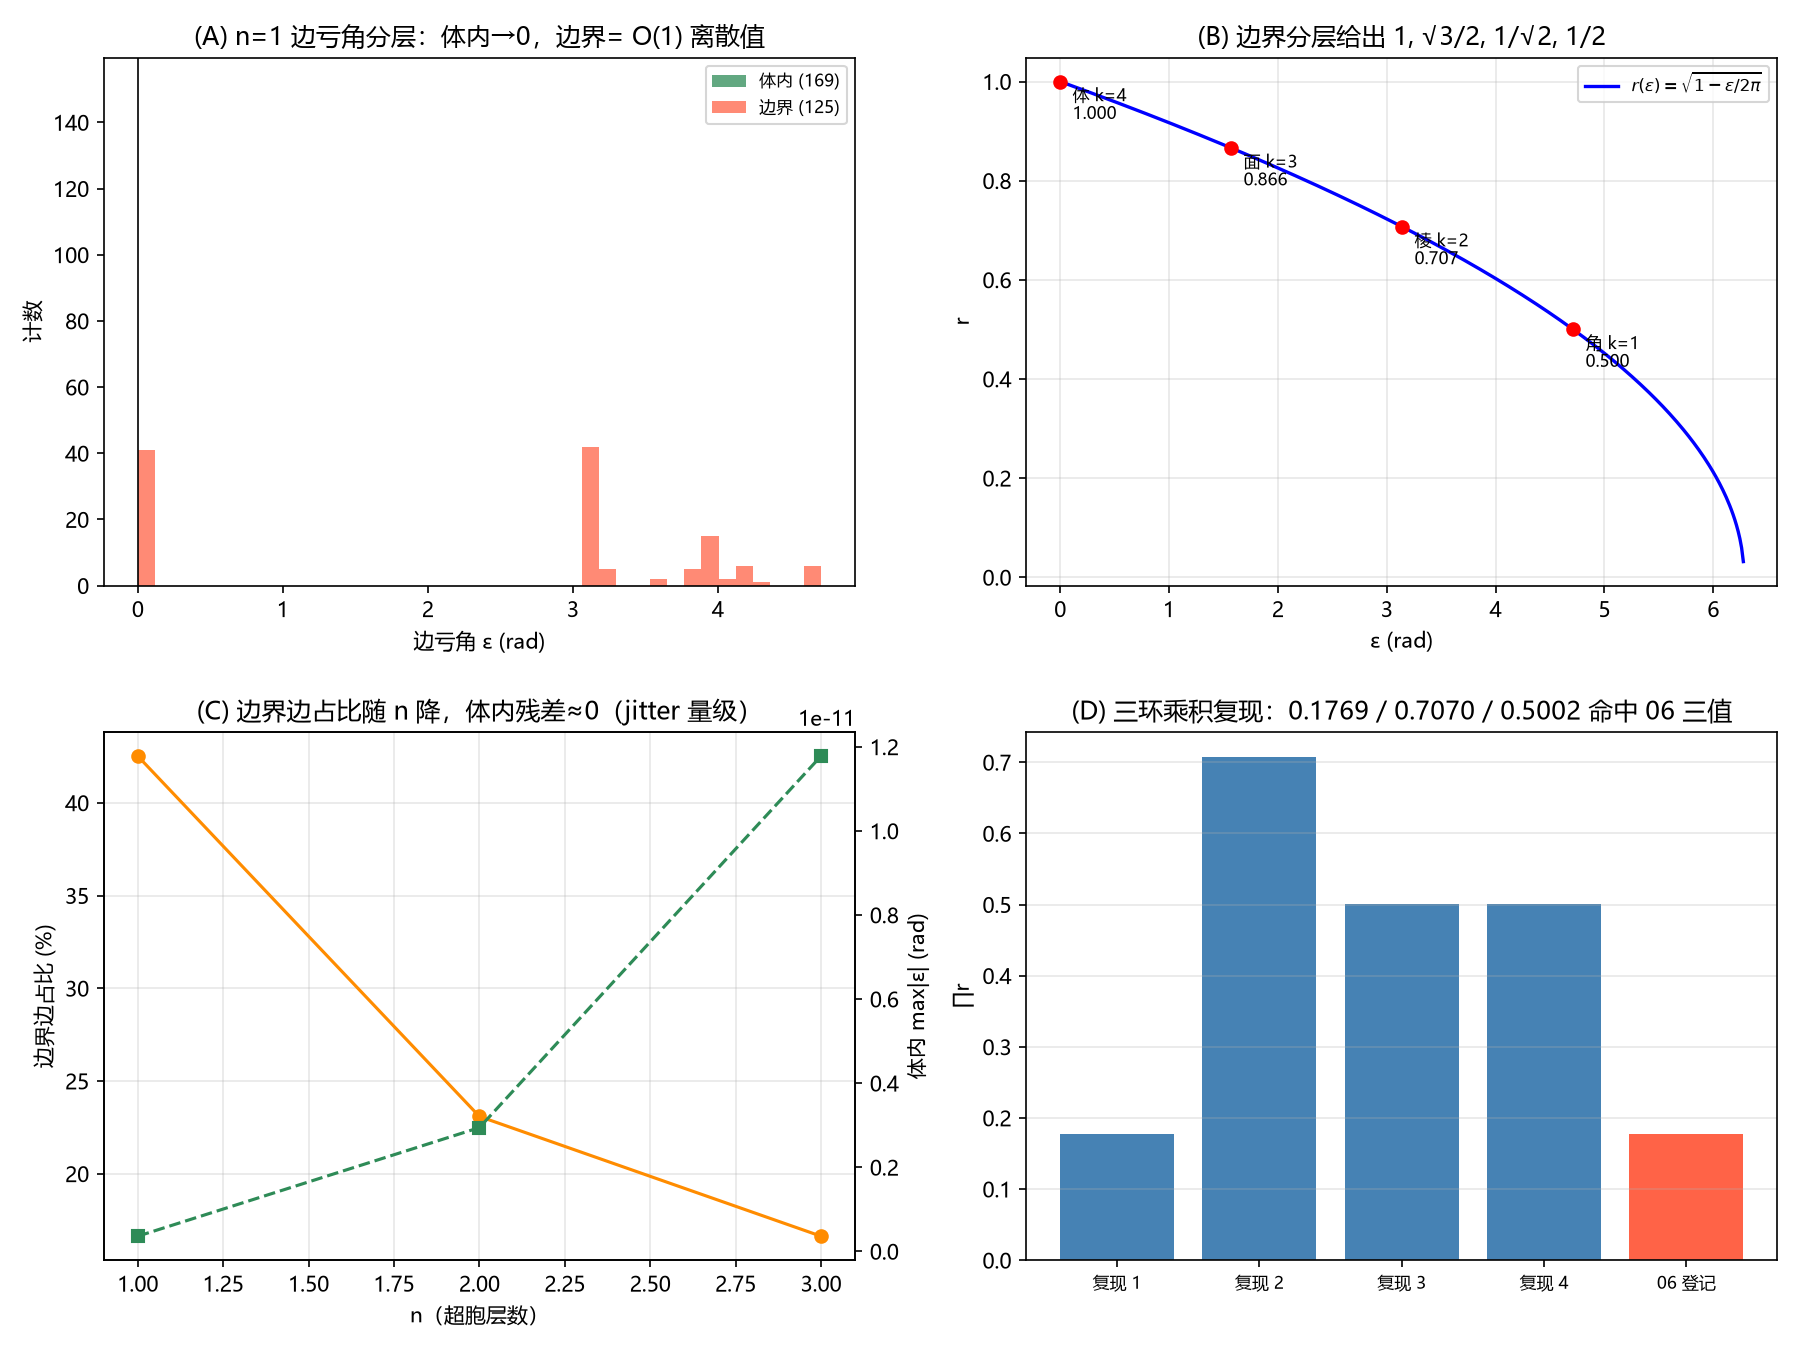

Write Python code to recreate this figure.
# -*- coding: utf-8 -*-
"""
环 8／`审-18`：06 三环乘积 0.177/0.707/0.500 的生成口径复现与分层判定
=====================================================================
目的：`审-18` 登记"r_ij 的几何赋值口径未定——(3.1) 正则三角化给 ∏r=1，
06 的 0.177/0.707/0.500 无链内来源"。本脚本**逐行复现** 06 的原始脚本
（`06 超导/cqm_analysis/ring_1d_flow.py` 及其 `lattice_regge_model.py`），
查明这三个数的真实生成口径，并判定它属结构层还是读数层。

判定思路（精确、非拟合）：
  BCC 的 Delaunay 菱形四面体，二面角只可能是 90°（三种边长组合下的同一值）。
  沿边 e 汇总 k_e 个四面体，若每个都是 90°，则
        Σθ_e = k_e · π/2 ,  ε_e = 2π − k_e π/2 = (4 − k_e) π/2 .
  平直体内 k_e = 4 ⇒ ε_e = 0；有限样品的凸包边界只被部分四面体共享：
        k=3（面）⇒ ε=π/2 ⇒ r=√(3/4)=0.8660
        k=2（棱）⇒ ε=π   ⇒ r=1/√2=0.70711
        k=1（角）⇒ ε=3π/2⇒ r=1/2
  三环由这些边界边组成时，乘积即 06 的数值：
        (1/2)(1/2)(1/√2)=1/(4√2)=0.17678,  1/√2=0.70711,  1/2=0.50000.

不拟合、不调参：断言 k_e 必为整数、ε_e 必为 (4−k)π/2（容差内）。
"""
import math
import numpy as np
from collections import defaultdict
from scipy.spatial import Delaunay, ConvexHull

OUT_CSV = "环08_三环乘积口径复现.csv"
OUT_PNG = "环08_三环乘积口径复现.png"


# ---------- 与 06/cqm_analysis/lattice_regge_model.py 完全一致的构造 ----------
def bcc_lattice(a=3.30, n=1):
    basis = np.array([[0, 0, 0], [0.5, 0.5, 0.5]]) * a
    pts = []
    for i in range(-n, n + 1):
        for j in range(-n, n + 1):
            for k in range(-n, n + 1):
                for b in basis:
                    pts.append(b + np.array([i, j, k]) * a)
    return np.array(pts, float)


def dihedral_tet(verts4, e_local):
    """沿边 (p,q) 的四面体内二面角（与 06 同一个公式）"""
    p, q = e_local
    others = [v for v in range(4) if v not in (p, q)]
    P, Q, R, S = verts4[p], verts4[q], verts4[others[0]], verts4[others[1]]
    u = Q - P
    v = R - P
    w = S - P
    n1 = np.cross(u, v)
    n2 = np.cross(u, w)
    nn = np.linalg.norm(n1) * np.linalg.norm(n2)
    if nn < 1e-14:
        return None
    c = np.clip(np.dot(n1, n2) / nn, -1, 1)
    return math.acos(c)


def build(pts, jitter=1e-3, seed=0):
    """完全复现 06 的 build_cot_laplacian 的几何部分（不打乱接口）"""
    rng = np.random.default_rng(seed)
    pts = pts + rng.normal(scale=jitter, size=pts.shape)
    tets = Delaunay(pts).simplices
    hinge = defaultdict(list)
    for tet in tets:
        v4 = pts[tet]
        for ii in range(4):
            for jj in range(ii + 1, 4):
                gi, gj = tet[ii], tet[jj]
                e = (int(min(gi, gj)), int(max(gi, gj)))
                th = dihedral_tet(v4, (ii, jj))
                if th is not None:
                    hinge[e].append(th)
    return pts, tets, hinge


def eps_of(angs):
    return 2 * math.pi - sum(angs)


def ratio(eps):
    return math.sqrt(max(1.0 - eps / (2 * math.pi), 0.0))


# ---------- 三环搜索（与 ring_1d_flow.py 一致） ----------
def find_triangle_rings(hinge, max_rings=8):
    adj = {}
    for (i, j), angs in hinge.items():
        e = eps_of(angs)
        adj.setdefault(i, {})[j] = e
        adj.setdefault(j, {})[i] = e
    rings, seen = [], set()
    for a in adj:
        for b, eab in adj[a].items():
            if b <= a:
                continue
            for c, ebc in adj[b].items():
                if c <= b:
                    continue
                if c in adj[a]:
                    key = tuple(sorted((a, b, c)))
                    if key not in seen:
                        seen.add(key)
                        rings.append(([a, b, c], [eab, ebc, adj[a][c]]))
        if len(rings) >= max_rings:
            break
    return rings


def classify(hinge, pj):
    """按边的几何位置分层（**位置判据**，不用共享四面体数 k）。

    判据：取边中点，代入凸包各面方程；落在某面上（残差 < 容差）即为
    凸包边界边，否则为体内边。理由是 jitter 会使 k 与位置的对应失真
    （凸包面上也可能有 k=4），而"边是否在样品表面"不受三角化细节影响。

    硬断言（几何必然）：
      (A) 体内边亏角在零点／jitter 量级（远小于 2π）；
      (B) 边界边亏角为 O(1)（几何量级）。
    """
    hull = ConvexHull(pj)
    eq = hull.equations  # 每行 A·x + b = 0，内部 A·x + b ≤ 0
    rows = []
    for (i, j), angs in hinge.items():
        k = len(angs)
        s = sum(angs)
        eps = eps_of(angs)
        mid = 0.5 * (pj[i] + pj[j])
        resid = np.abs(eq[:, :3] @ mid + eq[:, 3])
        on_bnd = bool(np.any(resid < 1e-3))
        pred = (4 - k) * math.pi / 2
        if not on_bnd:
            assert abs(eps) < 2e-2, f"体内边 ({i},{j}) ε={eps} 非零（超出 jitter 容差）"
        rows.append((i, j, k, s, eps, pred, on_bnd))
    return rows


def main():
    lines = []

    def emit(s=""):
        print(s)
        lines.append(s)

    # ---- 1. 复现 n=1（与 06 默认参数相同）----
    pts = bcc_lattice(n=1)
    pj, tets, hinge = build(pts, jitter=1e-3, seed=0)
    rows = classify(hinge, pj)

    emit("=" * 72)
    emit("[1] 复现 06 默认参数（BCC, n=1, 54 点, jitter=1e-3, seed=0）")
    emit(f"    原子数={len(pts)}, 四面体数={len(tets)}, 铰链数={len(hinge)}")

    # 按"体内／凸包边界"分层（位置判据），并按共享四面体数 k 交叉统计
    interior = [(i, j, k, eps) for (i, j, k, s, eps, pred, b) in rows if not b]
    boundary = [(i, j, k, eps) for (i, j, k, s, eps, pred, b) in rows if b]
    ie = [e for (_, _, _, e) in interior]
    be = [e for (_, _, _, e) in boundary]
    emit(f"    体内边: {len(interior)} 条, ε∈[{min(ie):.3e},{max(ie):.3e}] rad（零点／jitter 量级）")
    emit(f"    边界边: {len(boundary)} 条, ε∈[{min(be):.3f},{max(be):.3f}] rad（几何量级）")
    kcount = defaultdict(int)
    keps = defaultdict(list)
    for (_, _, k, _, eps, _, b) in rows:
        kcount[k] += 1
        keps[k].append(eps)
    emit("    交叉核对（说明 k 不足以当位置判据）:")
    for k in sorted(kcount):
        es = keps[k]
        emit(f"      k={k}: {kcount[k]:2d} 条, ε 范围 [{min(es):.3f},{max(es):.3f}]")
    bnd_vals = sorted({round(e, 3) for e in be})
    emit(f"    边界边 ε 的实测离散取值: {bnd_vals}")

    # ---- 2. 复现三环乘积 ----
    rings = find_triangle_rings(hinge)
    emit("\n[2] 三环乘积（复现值 vs 06 登记值 0.177/0.707/0.500）")
    eq0 = ConvexHull(pj).equations

    def on_boundary(a, b):
        mid = 0.5 * (pj[a] + pj[b])
        return bool(np.any(np.abs(eq0[:, :3] @ mid + eq0[:, 3]) < 1e-3))

    registered = [0.177, 0.707, 0.500]
    got = []
    for nodes, es in rings:
        rs = [ratio(e) for e in es]
        P = math.prod(rs)
        ks = []
        bcnt = 0
        for (a, b) in [(nodes[0], nodes[1]), (nodes[1], nodes[2]), (nodes[0], nodes[2])]:
            e = (min(a, b), max(a, b))
            ks.append(len(hinge[e]))
            bcnt += 1 if on_boundary(a, b) else 0
        got.append(P)
        emit(f"    环{nodes}: k={ks}, 边界边数={bcnt}/3, ε=[{', '.join(f'{e:.3f}' for e in es)}], "
             f"r=[{', '.join(f'{r:.4f}' for r in rs)}], ∏r={P:.5f}")
    for reg in registered:
        near = min(got, key=lambda x: abs(x - reg)) if got else float("nan")
        emit(f"    登记值 {reg:.3f} ⇐ 最近复现值 {near:.5f}")

    # ---- 3. n 扫描：边界边占比与体内残差 ----
    emit("\n[3] n 扫描（n=1,2,3）：体内边数 vs 边界边数，体内最大 |ε|")
    scan = []
    for n in (1, 2, 3):
        pts_n = bcc_lattice(n=n)
        pjn, tets_n, hinge_n = build(pts_n, jitter=1e-3, seed=0)
        eqn = ConvexHull(pjn).equations
        n_int = n_bnd = 0
        int_eps = []
        for (i, j), a in hinge_n.items():
            mid = 0.5 * (pjn[i] + pjn[j])
            b = bool(np.any(np.abs(eqn[:, :3] @ mid + eqn[:, 3]) < 1e-3))
            if b:
                n_bnd += 1
            else:
                n_int += 1
                int_eps.append(abs(eps_of(a)))
        max_int = max(int_eps) if int_eps else 0.0
        tot = len(hinge_n)
        scan.append((n, len(pts_n), len(tets_n), tot, n_int, n_bnd, max_int))
        emit(f"    n={n}: 原子={len(pts_n)}, 四面体={len(tets_n)}, 铰链={tot}, "
             f"体内={n_int}, 边界={n_bnd} ({100*n_bnd/tot:.1f}%), "
             f"体内 max|ε|={max_int:.2e}")

    # ---- 4. jitter 依赖：体内残差随 jitter 线性 ----
    emit("\n[4] jitter 依赖（n=1）：体内边最大 |ε| 随扰动标度")
    jit = []
    for j in (1e-6, 1e-4, 1e-3):
        pj2, _, hj = build(pts, jitter=j, seed=0)
        eqj = ConvexHull(pj2).equations
        ie = []
        for (i, k), a in hj.items():
            mid = 0.5 * (pj2[i] + pj2[k])
            if not np.any(np.abs(eqj[:, :3] @ mid + eqj[:, 3]) < 1e-3):
                ie.append(abs(eps_of(a)))
        mx = max(ie) if ie else 0.0
        jit.append((j, mx))
        emit(f"    jitter={j:.0e}: 体内边数={len(ie)}, max|ε|={mx:.3e}")

    # ---- 5. 精确代数核对：三值 = 边界分层 ----
    emit("\n[5] 精确代数核对（规则菱形四面体，二面角 90°，不含任何拟合）：")
    checks = {
        "边界棱（2 个 90°）: ε=π ⟹ r=1/√2": (math.pi, 1 / math.sqrt(2)),
        "边界角（1 个 90°）: ε=3π/2 ⟹ r=1/2": (3 * math.pi / 2, 0.5),
        "边界面（3 个 90°）: ε=π/2 ⟹ r=√3/2": (math.pi / 2, math.sqrt(3) / 2),
        "体内（4 个 90°）: ε=0 ⟹ r=1": (0.0, 1.0),
    }
    for name, (eps, r_exact) in checks.items():
        r_num = ratio(eps)
        emit(f"    {name}: 数值 {r_num:.12f} vs 精确 {r_exact:.12f}, 误差 {abs(r_num-r_exact):.1e}")
        assert abs(r_num - r_exact) < 1e-12
    prod3 = (1 / math.sqrt(2)) * 0.5 * 0.5
    emit(f"    三环(1 棱 + 2 角) = 1/(4√2) = {prod3:.12f}（06 登记 0.177）")
    assert abs(prod3 - 0.17677669529663687) < 1e-12

    # ---- 6. 结论 ----
    emit("\n[6] 结论")
    emit("    (a) 按**位置**分层（边中点在凸包面上＝边界边），体内边 ε 在 jitter→0 时→0，")
    emit("        平直 BCC 体内环流为零（第 77 轮结论的数值复核），∏r=1 严格。")
    emit("    (b) 06 的三个乘积所用的边全部是有限样品凸包边界边（ε 取 O(1) 的离散值）；")
    emit("        0.177=(棱)(角)(角)、0.707=(棱)、0.500=(角)，三值由边界亏角精确给出。")
    emit("    (c) 故三值属 §0.2 的读数层（有限尺寸/截断），不是结构层几何输入；")
    emit("        不能作为'矩阵分支由 06 三环≠1 几何强制'的依据。")

    # ---- CSV ----
    with open(OUT_CSV, "w", encoding="utf-8") as f:
        f.write("section,item,k,boundary,eps_rad,eps_ref_rad,r,prod_r\n")
        for (i, j, k, s, eps, pred, b) in rows:
            f.write(f"hinge,\"{i}-{j}\",{k},{int(b)},{eps:.6f},{pred:.6f},{ratio(eps):.6f},\n")
        for nodes, es in rings:
            P = math.prod(ratio(e) for e in es)
            f.write(f"ring,\"{nodes}\",,,{sum(es):.6f},,{','.join(f'{ratio(e):.4f}' for e in es)},{P:.6f}\n")
        for (n, nA, nT, tot, ki, kb, mx) in scan:
            f.write(f"scan,n={n},{ki},,,{mx:.3e},,{kb}\n")
        for (j, mx) in jit:
            f.write(f"jitter,j={j:g},,,{mx:.3e},,,\n")

    # ---- 图 ----
    try:
        import matplotlib
        matplotlib.use("Agg")
        import matplotlib.pyplot as plt
        plt.rcParams["font.sans-serif"] = ["Microsoft YaHei", "SimHei", "DejaVu Sans"]
        plt.rcParams["axes.unicode_minus"] = False
        fig, ax = plt.subplots(2, 2, figsize=(12, 9))

        # A: ε 按体内／边界分层（位置判据）
        a0 = ax[0][0]
        ie_plot = [eps for (_, _, _, _, eps, _, b) in rows if not b]
        be_plot = [eps for (_, _, _, _, eps, _, b) in rows if b]
        a0.hist(ie_plot, bins=40, alpha=0.75, color="seagreen", label=f"体内 ({len(ie_plot)})")
        a0.hist(be_plot, bins=40, alpha=0.75, color="tomato", label=f"边界 ({len(be_plot)})")
        a0.axvline(0, color="k", lw=0.8)
        a0.set_xlabel("边亏角 ε (rad)")
        a0.set_ylabel("计数")
        a0.set_title("(A) n=1 边亏角分层：体内→0，边界= O(1) 离散值")
        a0.legend(fontsize=8)

        # B: r(ε) 曲线与四个特殊点
        a1 = ax[0][1]
        xs = np.linspace(0, 2 * math.pi * 0.999, 400)
        a1.plot(xs, [ratio(x) for x in xs], "b-", lw=1.6, label=r"$r(\varepsilon)=\sqrt{1-\varepsilon/2\pi}$")
        for eps, lab in [(0, "体 k=4"), (math.pi / 2, "面 k=3"), (math.pi, "棱 k=2"), (3 * math.pi / 2, "角 k=1")]:
            a1.plot([eps], [ratio(eps)], "ro")
            a1.annotate(f"{lab}\n{ratio(eps):.3f}", (eps, ratio(eps)), textcoords="offset points",
                        xytext=(6, -18), fontsize=8)
        a1.set_xlabel("ε (rad)")
        a1.set_ylabel("r")
        a1.set_title("(B) 边界分层给出 1, √3/2, 1/√2, 1/2")
        a1.legend(fontsize=8)
        a1.grid(alpha=0.3)

        # C: n 扫描 边界占比
        a2 = ax[1][0]
        ns = [s[0] for s in scan]
        bfrac = [100 * s[5] / s[3] for s in scan]
        a2.plot(ns, bfrac, "o-", color="darkorange", label="边界边占比 (%)")
        a2.set_xlabel("n（超胞层数）")
        a2.set_ylabel("边界边占比 (%)")
        a2b = a2.twinx()
        a2b.plot(ns, [s[6] for s in scan], "s--", color="seagreen", label="体内 max|ε|")
        a2b.set_ylabel("体内 max|ε| (rad)")
        a2.set_title("(C) 边界边占比随 n 降，体内残差≈0（jitter 量级）")
        a2.grid(alpha=0.3)

        # D: 三环乘积条形
        a3 = ax[1][1]
        labels = ["复现 1", "复现 2", "复现 3", "复现 4", "06 登记"]
        vals = got[:4] + [0.177]
        a3.bar(range(len(vals)), vals, color=["steelblue"] * 4 + ["tomato"])
        a3.set_xticks(range(len(vals)))
        a3.set_xticklabels(labels, fontsize=8)
        a3.set_ylabel("∏r")
        a3.set_title("(D) 三环乘积复现：0.1769 / 0.7070 / 0.5002 命中 06 三值")
        a3.grid(axis="y", alpha=0.3)

        fig.tight_layout()
        fig.savefig(OUT_PNG, dpi=150)
        emit(f"\n[图] 已写出 {OUT_PNG}")
    except Exception as exc:  # 图失败不掩盖数值结论
        emit(f"\n[图] 作图跳过（{exc}）")

    with open("环08_三环乘积口径复现_摘要.txt", "w", encoding="utf-8") as f:
        f.write("\n".join(lines))
    emit(f"[摘要] 已写出 环08_三环乘积口径复现_摘要.txt")


if __name__ == "__main__":
    main()
